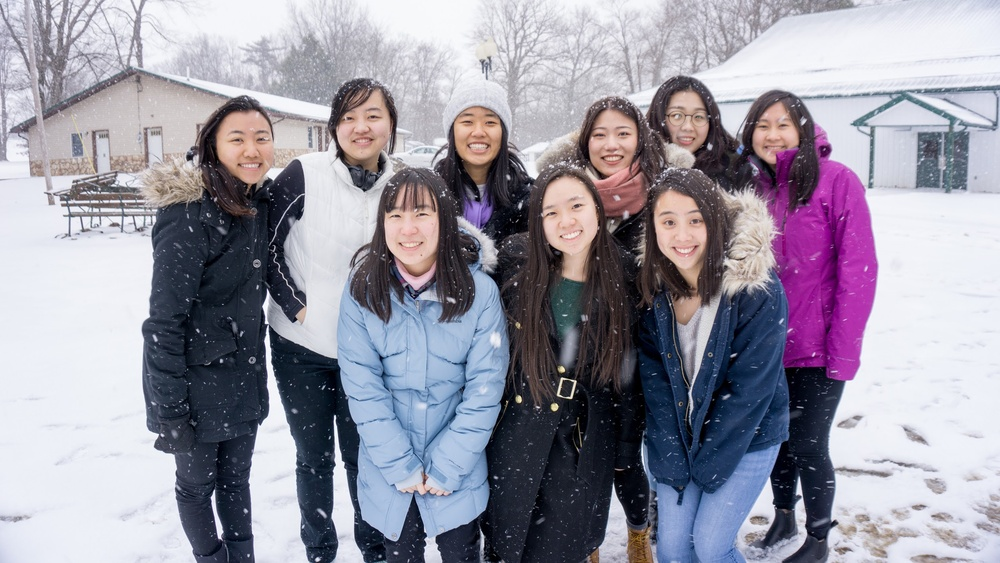
#> input picture picture.jpg, 1000 x 563 px, shrunk from 2520 x 1418 before the run
$ python faceDect.py
#> lines starting #> are read from the running program, lines starting #| are printed output that depends on the picture; after the words box and inside, x2 and y2 are one past the last pixel; in counts of white or black regions, pixels touching at a corner belong together
#Credits to https://realpython.com/face-detection-in-python-using-a-webcam/
#and https://towardsdatascience.com/computer-vision-detecting-objects-using-haar-cascade-classifier-4585472829a9

import cv2

#the image and cascade function
imagePath = "picture.jpg"
cascade = "haarcascade_frontalface_default.xml"

faceCascade = cv2.CascadeClassifier(cascade)

#get image
image = cv2.imread(imagePath)
#> image is the input picture: shape (563, 1000, 3); mean B, G, R 162.2, 148.7, 151.5

#grayscale
gray = cv2.cvtColor(image, cv2.COLOR_BGR2GRAY)
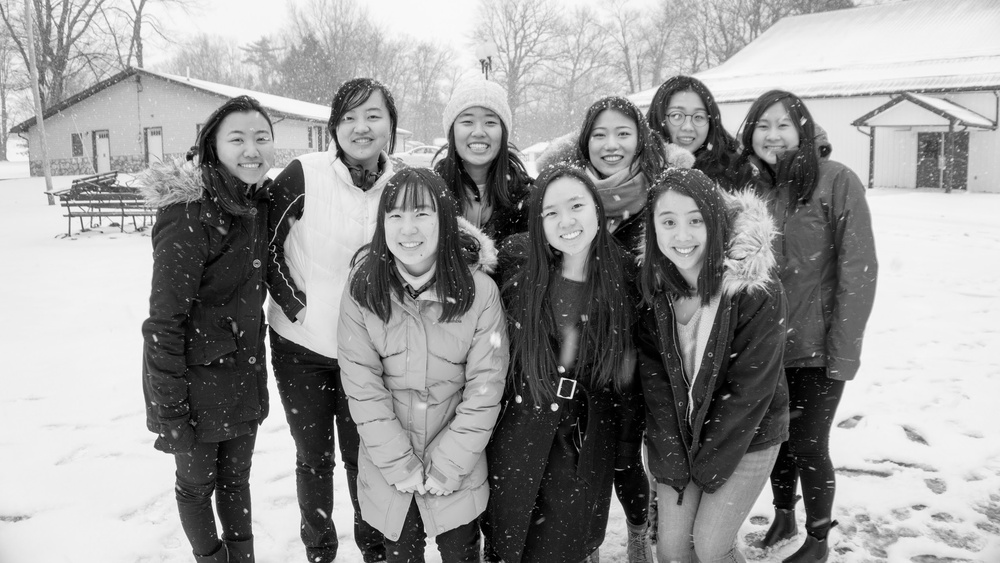
#> gray: shape (563, 1000); min 0, max 255, mean 151.1

#detect faces in image
faces = faceCascade.detectMultiScale(gray, 1.05,6)
#> faces = [[746, 105, 55, 55], [660, 93, 56, 56], [452, 390, 53, 53], [447, 96, 64, 64], [583, 111, 61, 61], [331, 94, 62, 62], [215, 113, 67, 67], [532, 182, 69, 69], [373, 188, 73, 73], [647, 195, 69, 69], [816, 507, 56, 56], [413, 445, 79, 79]]

if len(faces) == 0:
    print("No faces found")

#highlight the faces detected
for (x,y,w,h) in faces:
    cv2.rectangle(image, (x,y), (x+w, y+h), (0,255,0),2)

    cv2.imshow("Face Detection", image)
    cv2.waitKey(0)
#> this loop made 12 passes
#> pass 1, `cv2.imshow("Face Detection", image)`:
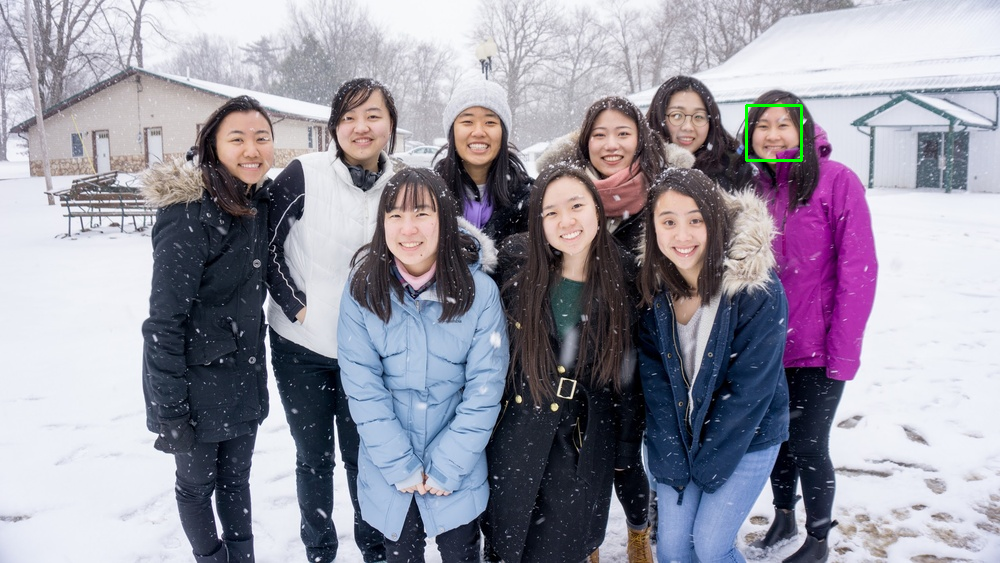
#> window 'Face Detection': shape (563, 1000, 3); mean B, G, R 162.1, 148.9, 151.4
#> pass 2, `cv2.imshow("Face Detection", image)`:
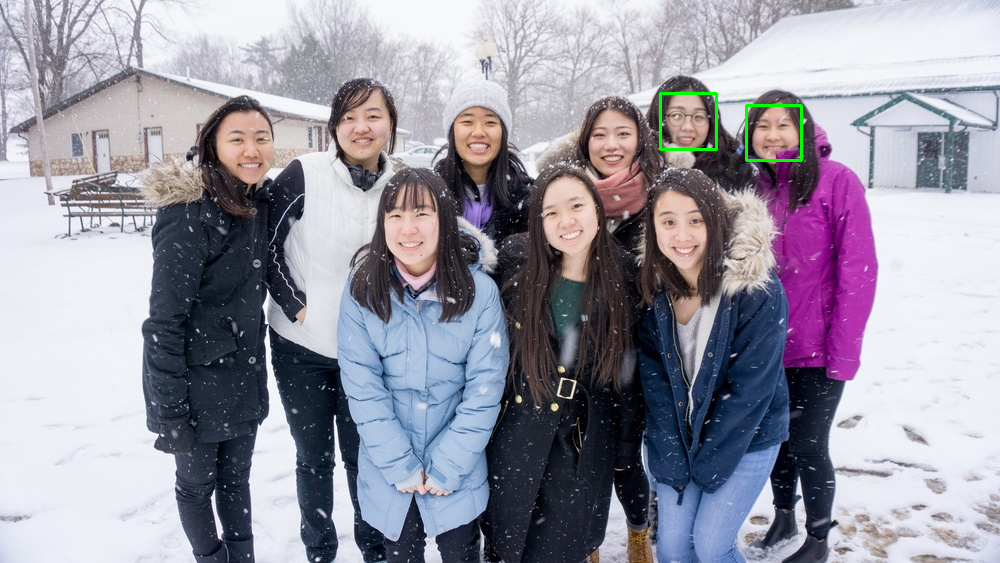
#> window 'Face Detection': shape (563, 1000, 3); mean B, G, R 162, 149.1, 151.3
#> after the loop:
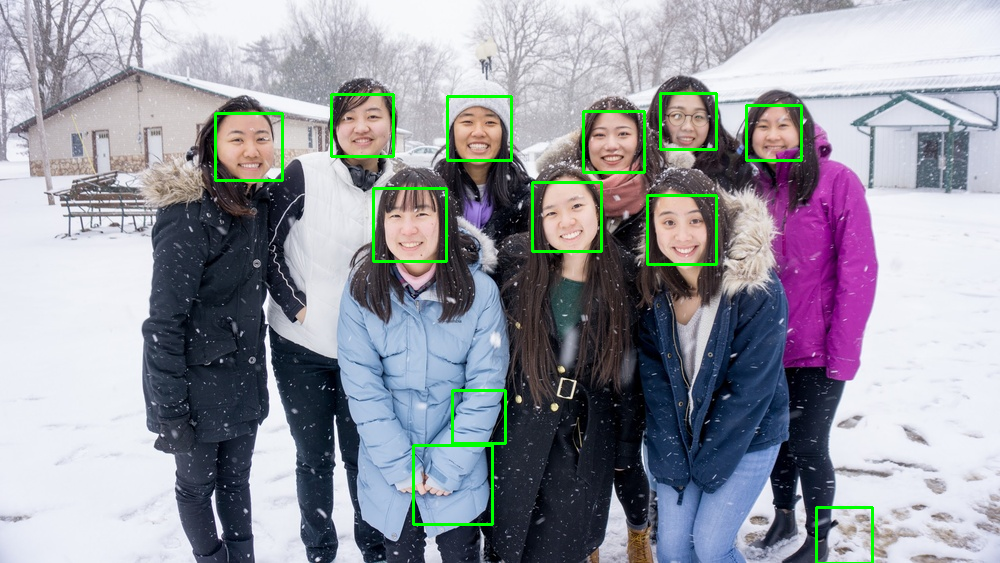
#> image: shape (563, 1000, 3); 1.59% of pixels changed, all inside (x1, y1, x2, y2) = (214, 92, 874, 563)

cv2.destroyAllWindows()
